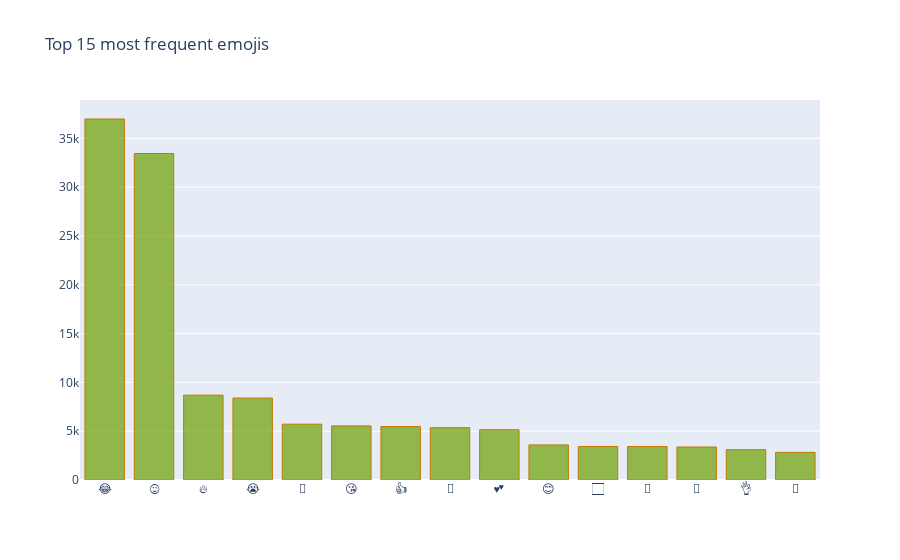

The cell this chart's notebook holds for it:
### Code cell
emo_df = pd.DataFrame.from_dict(emo_dict, orient = 'index')
emo_df = emo_df.reset_index()
emo_df.columns = ["emoji", 'frequency']
emo_df.sort_values('frequency', ascending = False, inplace = True)
emo_df_top15 = emo_df.head(15).copy()
emo_df_top15.sort_values('frequency', ascending = False, inplace = True)

# plot
data = [graphObj.Bar(x = emo_df_top15['emoji'],
               y = emo_df_top15['frequency'],
               orientation = 'v',
               marker = dict(color = 'rgba(110, 160, 1, 0.7)',
                             line = dict(color = 'rgba(196, 120, 2, 1.0)',
                                         width = 1)))]

layout = dict(title = 'Top 15 most frequent emojis')
fig = dict(data = data, layout = layout)
iplot(fig, filename='basic-bar')

### Figure 1 — Plotly figure (JSON) as saved in the notebook; plotly's stock layout.template omitted (floating-point values rounded to 4 significant figures)
{"data": [{"marker": {"color": "rgba(110, 160, 1, 0.7)", "line": {"color": "rgba(196, 120, 2, 1.0)", "width": 1}}, "orientation": "v", "type": "bar", "x": ["😂", "😍", "🔥", "😭", "👏", "😘", "👍", "💖", "💕", "😊", "🏻", "💜", "😬", "👌", "💙"], "y": [36987, 33453, 8694, 8398, 5719, 5545, 5476, 5359, 5147, 3596, 3438, 3429, 3381, 3112, 2831]}], "layout": {"title": {"text": "Top 15 most frequent emojis"}}}
